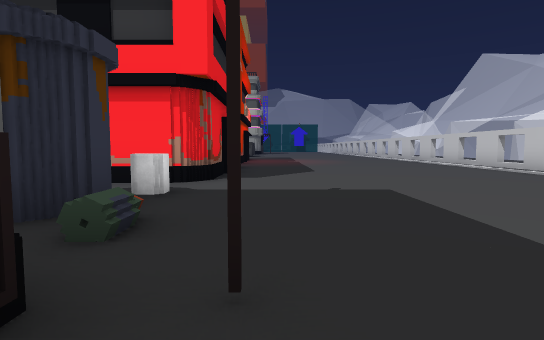
view 1 (above)

20 first-person views from a walk through a 3-D level made in the Unity game engine. The camera is 1.3 m above the floor, tilts 4° down and sees 80° across. The floor is counted in squares, 2 m on a side. Each view is taken from the middle of a square. On the plan, view 1 faces up. The plan holds only what a view shows up to about 10 squares ahead; the rest is blank. The place goes on beyond the plan. The player is left out. Some animated figures are not drawn.

view 2
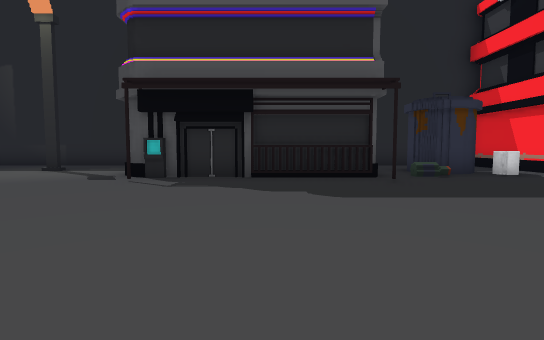

view 3
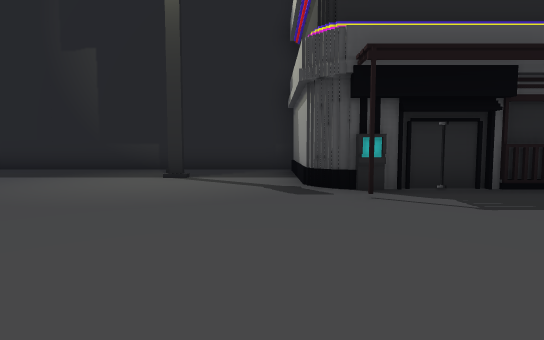

view 4
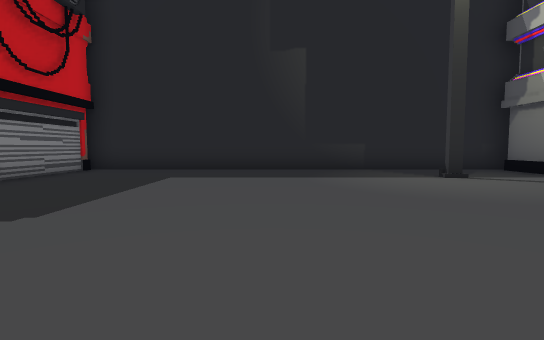

view 5
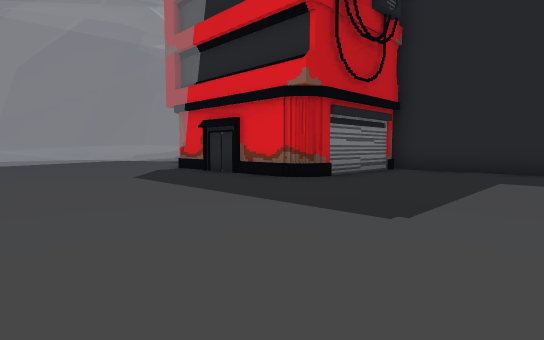

view 6
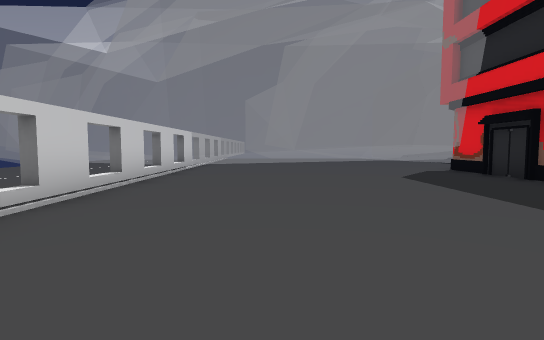

view 7
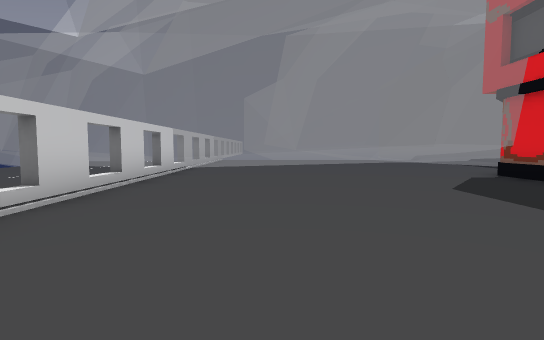

view 8
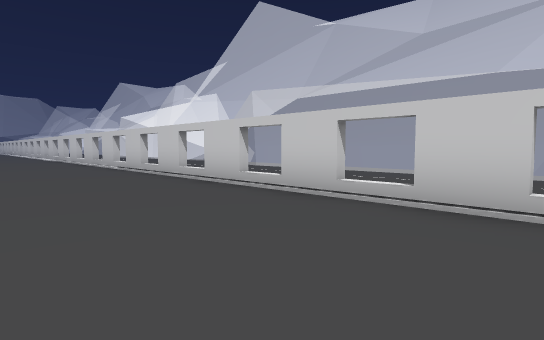

view 9
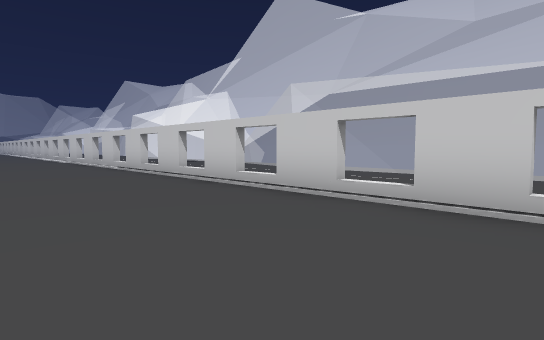

view 10
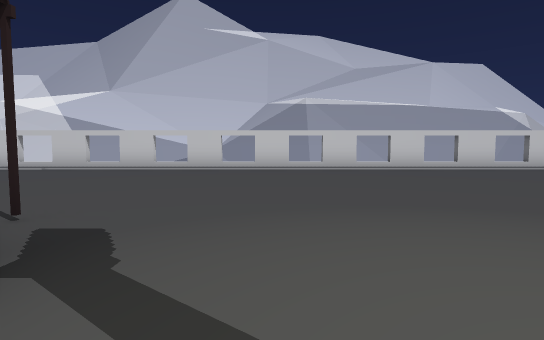

view 11
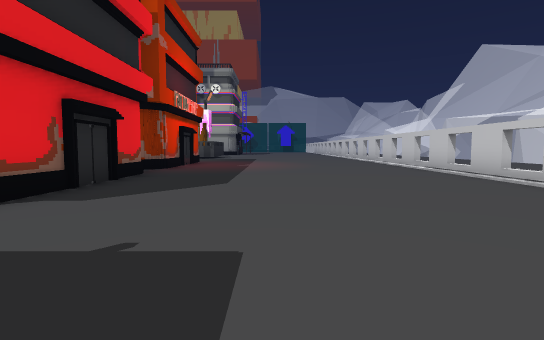

view 12
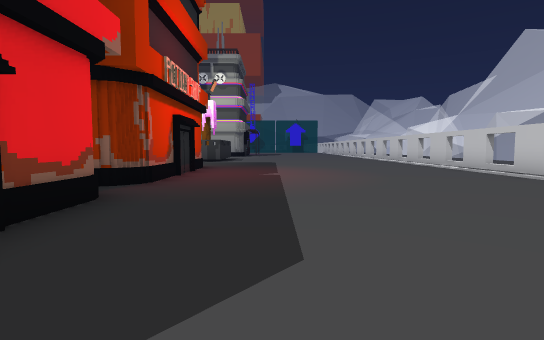

view 13
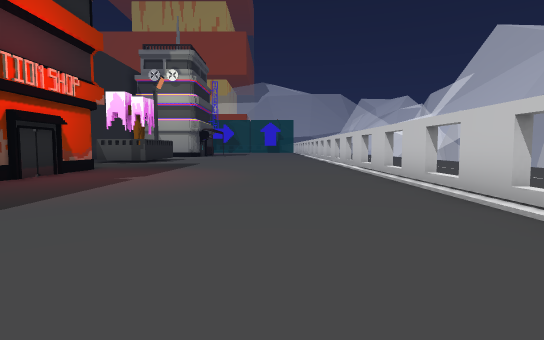

view 14
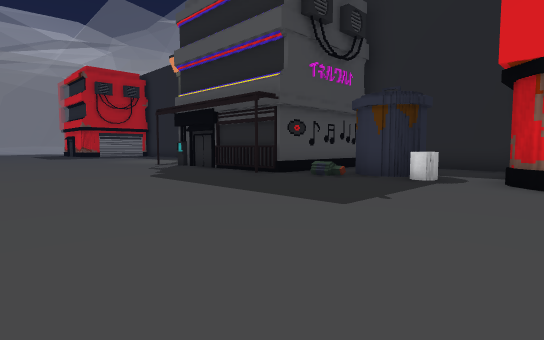

view 15
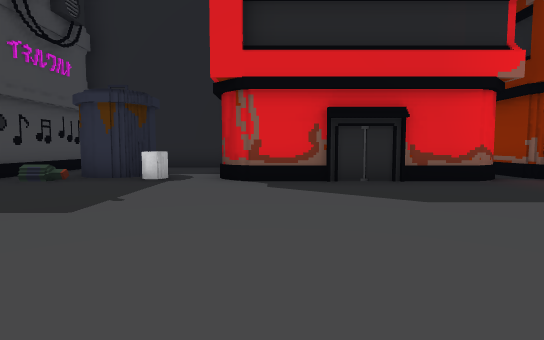

view 16
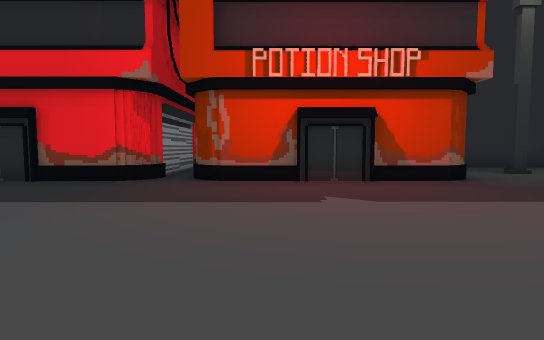

view 17
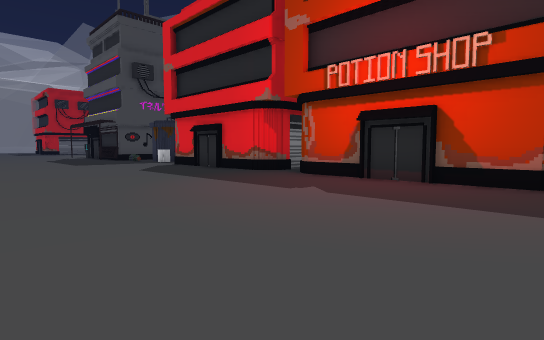

view 18
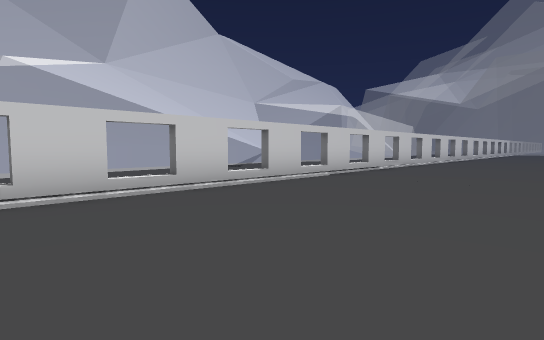

view 19
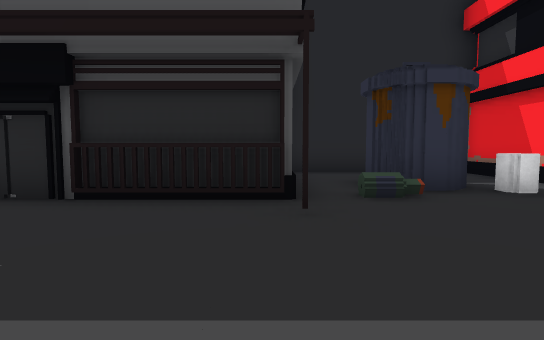

view 20
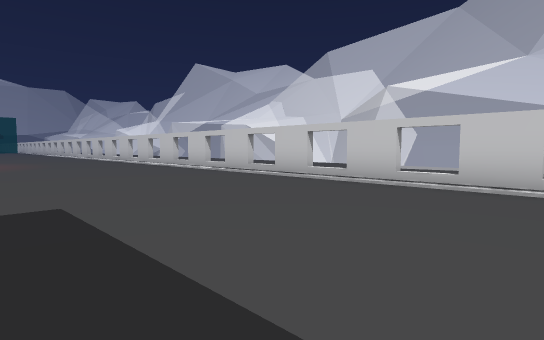

### Floor plan
Key: @ floor where view 1 was taken; # wall or solid block; . floor; = window, fence, low wall or low ledge; B bin; O other object.
Columns run from 6 left of view 1 to 8 right of it. Each row starts with its distance up from view 1.
 18     #........#
 17     ##.......#
 16      #.......#
 15      #.......#
 14      #.......#
 13    ###.......#
 12   ...........#
 11  #####.......#
 10      #.......#
  9      #.......#
  8      #.......#
  7     ##.......#
  6  ####........#
  5  #..B........#
  4  #.BB........#
  3  #.BB........#.
  2  #   O.......#.
  1  #####.......#
  0      #@......#
 -1      #.......#
 -2      #.......#
 -3      O.......#
 -4 #####O.......#
 -5 #............#
 -6 #............#
 -7 #..#.........#
 -8 #............#
 -9 #............#
-10 #............#
-11 #............#
-12 #............#
-13 #............#
-14 #............#
-15 #............#
-16 ##..#........#
-17  ### #.......#
-18      #.......#
-19      #.......#
-20      #.......#
-21      ===.....#
-22      =======.#
-23     ==========
-24    ===========

Where each view was taken, in squares from view 1:
view 1: 0 up, 0 right, facing up
view 2: 1 down, 6 right, facing left
view 3: 5 down, 4 right, facing left
view 4: 11 down, 4 right, facing left
view 5: 12 down, 4 right, facing down-left
view 6: 12 down, 4 right, facing down
view 7: 14 down, 4 right, facing down
view 8: 17 down, 3 right, facing up-right
view 9: 15 down, 3 right, facing up-right
view 10: 6 down, 3 left, facing right
view 11: 3 up, 2 right, facing up
view 12: 7 up, 1 right, facing up
view 13: 8 up, 4 right, facing up
view 14: 7 up, 5 right, facing down-left
view 15: 7 up, 5 right, facing left
view 16: 14 up, 5 right, facing left
view 17: 18 up, 5 right, facing down-left
view 18: 7 up, 2 right, facing down-right
view 19: 1 up, 3 right, facing left
view 20: 1 up, 1 right, facing up-right
